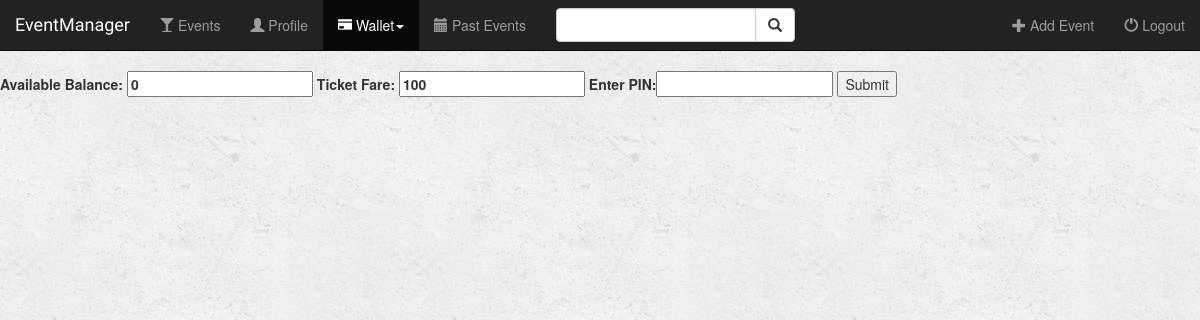
/event/buy_ticket/15/ (signed in), run on an earlier commit of the app's database.
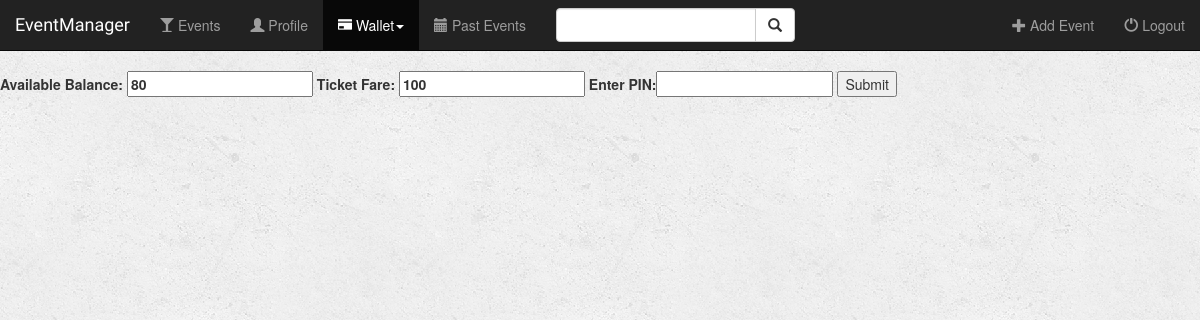
And on a later commit of the database.
### event/models.py (models this page shows, shortened)
class Profile(models.Model):
    user = models.OneToOneField(User, on_delete=models.CASCADE)
    image = models.ImageField(default='settings.MEDIA_ROOT/default_user.jpg')
    bio = models.TextField(max_length=500, blank=True, null=True)
    location = models.TextField(max_length=500, blank=True, null=True)
    birth_date = models.DateField(blank=True, null=True)
    age = models.IntegerField(blank=True, null=True)
    wallet_pin = models.PositiveIntegerField(null=True)
    wallet_balance = models.PositiveIntegerField(default=0, null=True)

### event/views.py (the view)
# urls.py: url(r'buy_ticket/(?P<pk>[0-9]+)/$', views.buy_ticket, name='buy_ticket'),
def buy_ticket(request, pk):
    user = request.user
    event = Event.objects.get(id=pk)
    profile = Profile.objects.get(user=user)
    if request.method == 'POST':
        form = BuyTicketForm(request.POST)
        if form.is_valid():
            data = form.cleaned_data
            if int(data['pin']) == profile.wallet_pin:
                if event.fare > profile.wallet_balance:
                    error_balance = 'Insufficient balance to buy ticket'
                    return render(request, 'event/buy_ticket.html', {'profile': profile, 'form': form, 'event': event,
                                                                     'error_balance': error_balance})
                else:
                    Ticket.objects.create(attendee=user, event=event, flag=1)
                    profile.wallet_balance = profile.wallet_balance - event.fare
                    owner = event.manager
                    owner_profile = Profile.objects.get(user=owner)
                    owner_profile.wallet_balance = owner_profile.wallet_balance + event.fare
                    profile.save()
                    tickets = Ticket.objects.filter(attendee=request.user)
                    return render(request, 'event/user_profile.html', {'user': user, 'profile': profile, 'tickets': tickets})
            else:
                err = 'Invalid Pin!'
                context = {'profile': profile, 'form': form, 'event': event, 'error_message': err}
                return render(request, 'event/buy_ticket.html', context)
    else:
        form = BuyTicketForm()
    return render(request, 'event/buy_ticket.html', {'profile': profile, 'form': form, 'event': event})

### event/forms.py
class BuyTicketForm(forms.Form):
    pin = forms.CharField(label='Enter PIN', widget=forms.PasswordInput)

### event/templates/event/buy_ticket.html (shortened to what this page needs)
{% extends 'event/base.html' %}
{% block wallet_active %}active{% endblock %}
{% block body %}
    <form action="" method="post">
        <label for="wallet_balance">
            Available Balance:
            <input type="text" name="balance" value="{{ profile.wallet_balance }}" aria-readonly="true" readonly>
        </label>
        <label for="wallet_balance">
            Ticket Fare:
            <input type="text" name="balance" value="{{ event.fare }}" aria-readonly="true" readonly>
        </label>
        {{ form }}
        <input type="submit" value="Submit">
    </form>
{% endblock %}

What changed in the data, as far as the page shows it:
changed Profile: balance "0" → "80"
